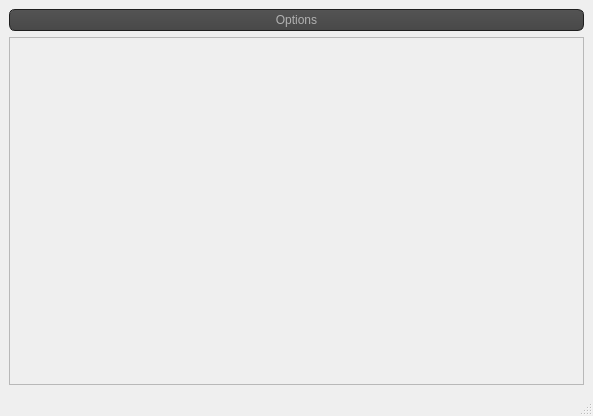
<?xml version="1.0" encoding="UTF-8"?>
<ui version="4.0">
 <class>Camera</class>
 <widget class="QMainWindow" name="Camera">
  <property name="geometry">
   <rect>
    <x>0</x>
    <y>0</y>
    <width>593</width>
    <height>416</height>
   </rect>
  </property>
  <property name="windowTitle">
   <string>MainWindow</string>
  </property>
  <widget class="QWidget" name="centralwidget">
   <layout class="QHBoxLayout" name="horizontalLayout">
    <item>
     <layout class="QVBoxLayout" name="verticalLayout">
      <item>
       <widget class="QPushButton" name="options">
        <property name="styleSheet">
         <string notr="true">QPushButton
{
    color: #b1b1b1;
    background-color: QLinearGradient( x1: 0, y1: 0, x2: 0, y2: 1, stop: 0 #565656, stop: 0.1 #525252, stop: 0.5 #4e4e4e, stop: 0.9 #4a4a4a, stop: 1 #464646);
    border-width: 1px;
    border-color: #1e1e1e;
    border-style: solid;
    border-radius: 6;
    padding: 3px;
    font-size: 12px;
    padding-left: 5px;
    padding-right: 5px;
}

QPushButton:pressed
{
    background-color: QLinearGradient( x1: 0, y1: 0, x2: 0, y2: 1, stop: 0 #2d2d2d, stop: 0.1 #2b2b2b, stop: 0.5 #292929, stop: 0.9 #282828, stop: 1 #252525);
}
QPushButton:hover
{
    border: 2px solid QLinearGradient( x1: 0, y1: 0, x2: 0, y2: 1, stop: 0 #ffa02f, stop: 1 #d7801a);
}</string>
        </property>
        <property name="text">
         <string>Options</string>
        </property>
       </widget>
      </item>
      <item>
       <widget class="QScrollArea" name="scrollArea">
        <property name="widgetResizable">
         <bool>true</bool>
        </property>
        <widget class="QWidget" name="scrollAreaWidgetContents">
         <property name="geometry">
          <rect>
           <x>0</x>
           <y>0</y>
           <width>571</width>
           <height>325</height>
          </rect>
         </property>
        </widget>
       </widget>
      </item>
     </layout>
    </item>
   </layout>
  </widget>
  <widget class="QMenuBar" name="menubar">
   <property name="geometry">
    <rect>
     <x>0</x>
     <y>0</y>
     <width>593</width>
     <height>21</height>
    </rect>
   </property>
  </widget>
  <widget class="QStatusBar" name="statusbar"/>
 </widget>
 <resources/>
 <connections/>
</ui>
